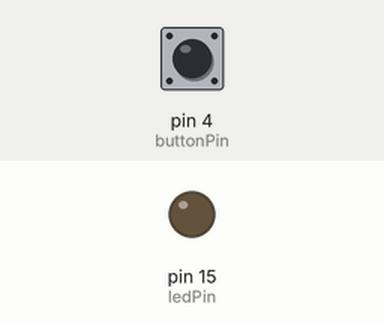
Bench run of a sketch on a simulated Arduino Uno, built with avr-gcc and run on an emulated ATmega328P. On the bench: output pins drawn as LEDs (lit = HIGH). The inputs (shaded band) are chosen by the test bench; at power-on: pin 4 (buttonPin) LOW. What the sketch prints to the serial monitor is not drawn.

Above: at 1.2 s.
1.3 s: pin 4 (buttonPin) pulled HIGH for 0.15 s
Timing chart, 0 to 4.3 s (numbered marks = the images above; inputs shaded):
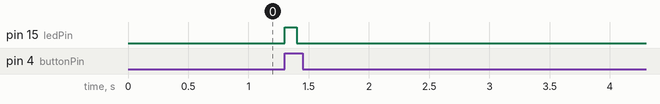

The sketch:

count.ino
```cpp
const int buttonPin = 4;     // the number of the pushbutton pin
const int ledPin =  15;      // the number of the LED pin

// variables will change:
int buttonState = 0;         // variable for reading the pushbutton status
int count_value =0;
int prestate =0;
void setup() {
  // initialize the LED pin as an output:
  pinMode(ledPin, OUTPUT);
  // initialize the pushbutton pin as an input:
  pinMode(buttonPin, INPUT);
  Serial.begin(115200);
}

void loop() {
  // read the state of the pushbutton value:
  buttonState = digitalRead(buttonPin);

  // check if the pushbutton is pressed. If it is, then the buttonState is HIGH:
  if (buttonState == HIGH && prestate == 0) {
    count_value++;
    Serial.println(count_value);
    // turn LED on
    digitalWrite(ledPin, HIGH);
    delay(100);
    // turn LED off
    digitalWrite(ledPin, LOW);

    prestate = 1;
  } else if(buttonState == LOW) {
    prestate = 0;
  }
}
```

Measured:
- after the input at 1.3 s, pin 15 (ledPin): LOW → HIGH at once, → LOW 0.10 s later
